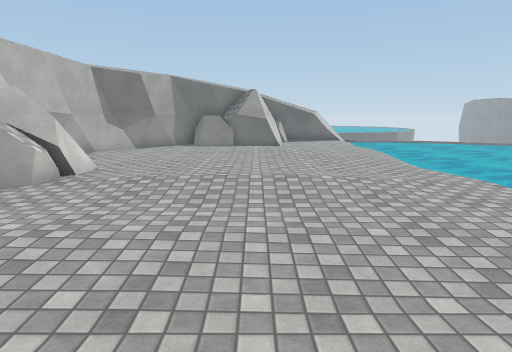
view 1 (above)

14 first-person views from a walk through a Unity game level. The camera is 1.5 m above the floor, tilts 10° down and sees 75° across. The floor is counted in squares, 1 m on a side. Each view is taken from the middle of a square. On the plan, view 1 faces up. The plan holds only what a view shows up to about 15 squares ahead; the rest is blank. The place goes on beyond the plan. Some animated figures are left out. Surface patterns are stand-ins for the level's own textures.

view 2
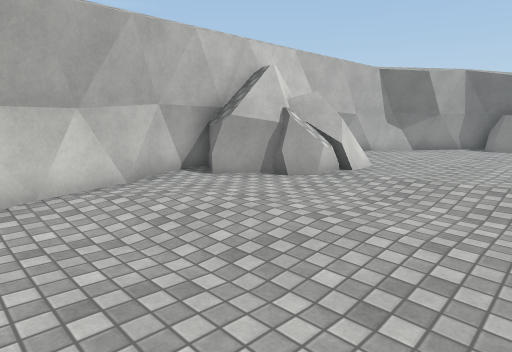

view 3
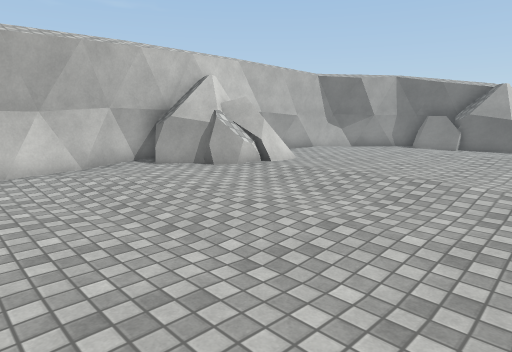

view 4
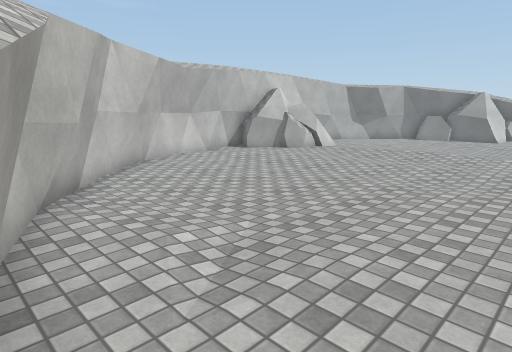

view 5
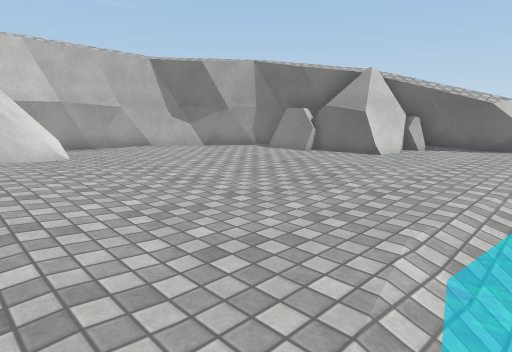

view 6
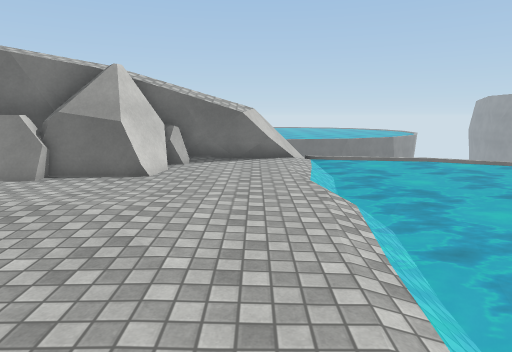

view 7
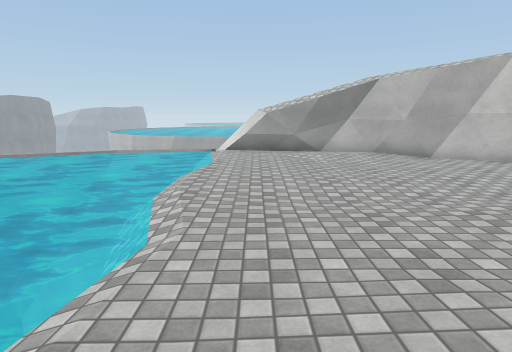

view 8
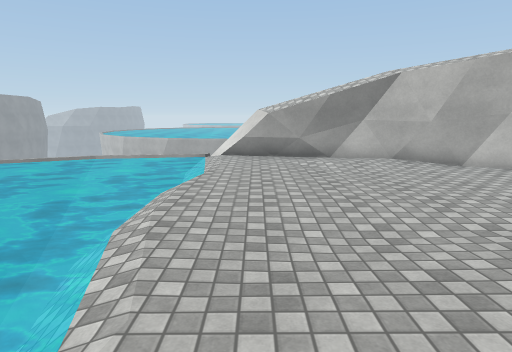

view 9
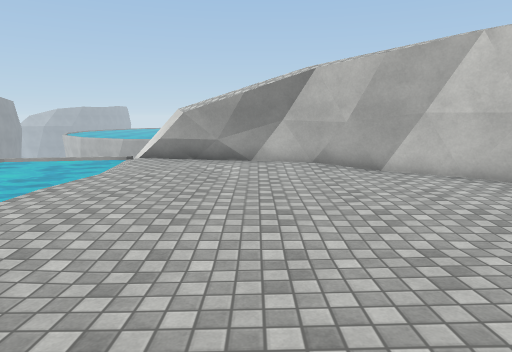

view 10
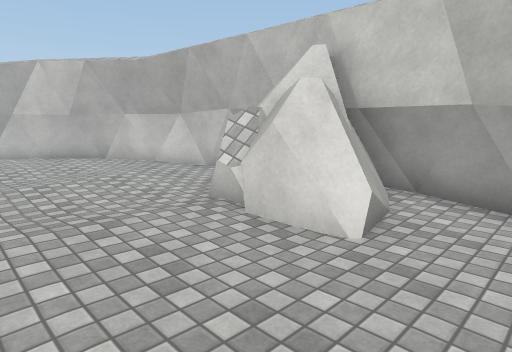

view 11
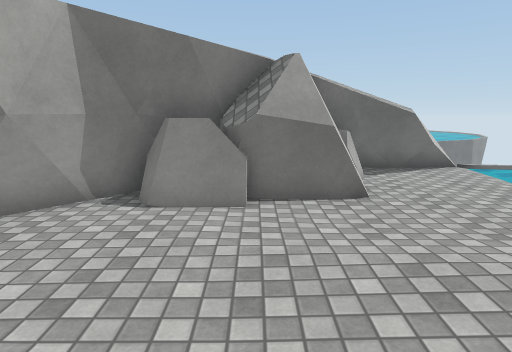

view 12
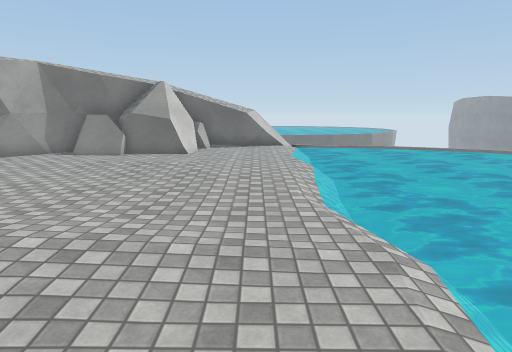

view 13
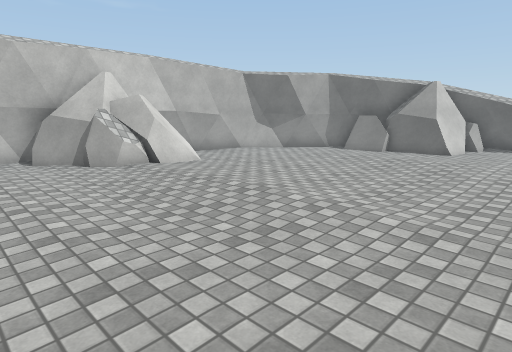

view 14
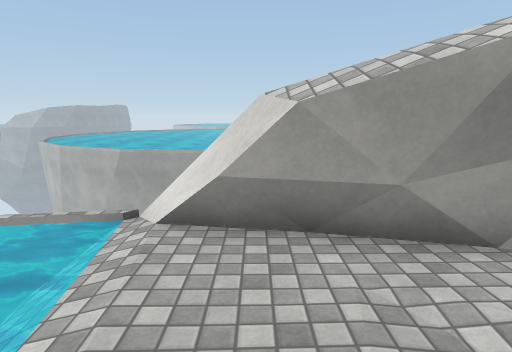

### Floor plan
Key: @ floor where view 1 was taken; # wall or solid block; . main floor; : floor 0.25 m higher than the main floor; - floor 0.25 m lower than the main floor; / step, stairs or slope; ~ water the walk can cross; ≈ water the walk keeps out of; R rock.
Columns run from 8 left of view 1 to 7 right of it. Each row starts with its distance up from view 1.
 22             ##/≈
 21          ####.-≈
 20          R#...~≈
 19      ##RRR....~≈
 18     ##RRRR....~≈
 17    ##RRR......~≈
 16   ##..........~≈
 15  ##...........~≈
 14  #.......::...~≈
 13  #............~≈
 12  #............≈≈
 11 ##.........../≈≈
 10 ##RR........./≈≈
  9 #RRR...:......≈≈
  8 R RR..::::....~≈
  7 R RR..:::::...~≈
  6 #RR...........~≈
  5 #.............≈≈
  4 #.............~≈
  3 #.............~≈
  2 ##............/≈
  1  #............/≈
  0  ##.....@...../≈
 -1   ##..........-≈
 -2    ##.........~≈
 -3     ##........~≈
 -4      ##.......~≈
 -5       ####....~≈
 -6         #####.~≈
 -7             ##/≈

Positions as (right, up) in squares from view 1, and headings:
1: (0, 0), facing up
2: (0, 0), facing up-left
3: (3, 0), facing up-left
4: (5, -6), facing up-left
5: (6, 7), facing up-left
6: (4, 9), facing up
7: (4, 9), facing down
8: (4, 7), facing down
9: (1, 6), facing down
10: (-1, 12), facing down-left
11: (-1, 11), facing up
12: (4, 4), facing up
13: (5, 3), facing up-left
14: (4, -2), facing down
